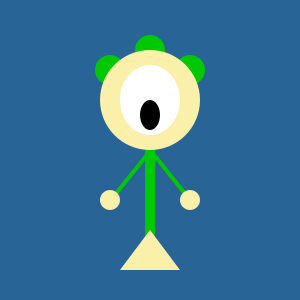
Frame 1 (no input)
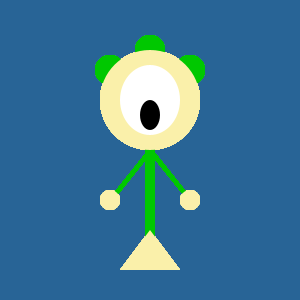
Frame 60 (the mouse pressed at the canvas centre just before this capture)
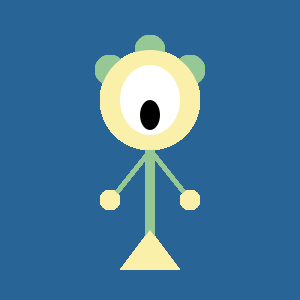
Frame 120 (the mouse held since frame 60 and released just before this capture)

The Processing sketch that drew these frames (run headless with seeded random() and noise(); from frame 60 on, the mouse is pressed at the canvas centre):

// Processing sketch: processing_23400
// ── processing_23400.pde

void setup () {
  size(300,300);
  smooth();
  rectMode(CENTER);
  frameRate(30);
  background(40,100,150);
}

void draw () {
  noStroke();
  
  fill(mouseX,200,mouseY);       //CHANGES COLOUR WITH MOUSE
    ellipse(110,70,30,30); //left head knob
    ellipse(150,50,30,30); //centre head knob
    ellipse(190,70,30,30); //right head knob
    rect(150,190,10,100); //leg stalk
  stroke(mouseX,200,mouseY);
  strokeWeight(4);
    line(150,150,190,200); //right arm
    line(150,150,110,200); //left arm
  noStroke();
  fill(250,240,170);
    ellipse(150,100,100,100); //head
    triangle(120,270,150,230,180,270); //foot
    ellipse(190,200,20,20);
    ellipse(110,200,20,20);
  fill(255);
    ellipse(150,100,60,70); //eye
  fill(0);
    ellipse(150,115,20,30); //pupil
 
}

void mousePressed () {
  background(0);          //UFO APPEARS SINGLE TIME WITH EACH MOUSE CLICK
  fill(150);   
    ellipse(mouseX,mouseY-10,30,30); //ufo cockpit
  fill(200);
    ellipse(mouseX,mouseY,50,30); //ufo body
  fill(255,0,0);
    ellipse(mouseX,mouseY+10,10,10); //red light centre
    ellipse(mouseX-15,mouseY+5,8,8); //red light left
    ellipse(mouseX+15,mouseY+5,8,8); //red light right
}

void keyPressed () {
  background(40,100,150);   //RETURN TO NORMAL
}
